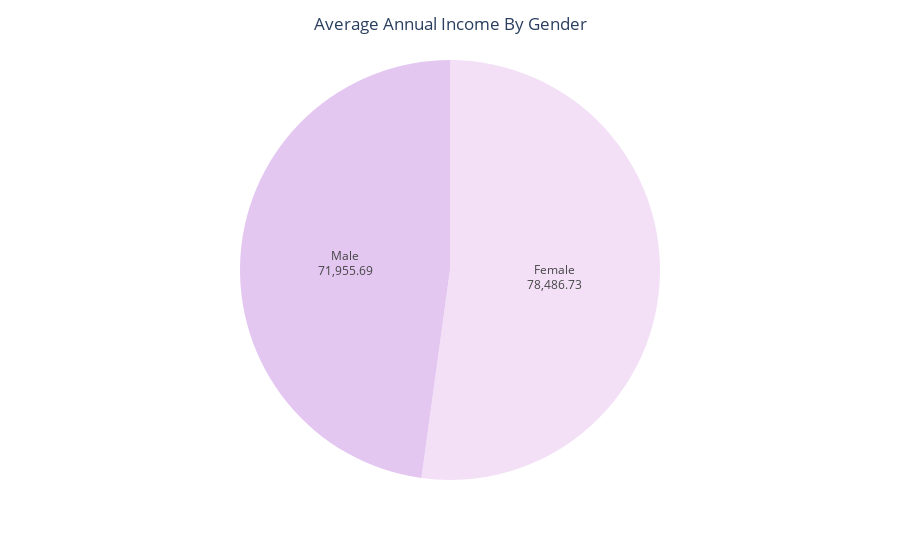

The code cell stored with this chart in its notebook:
### Markdown cell above
### Annual Income of Employees

### Code cell
gender_income = round(12 * df_train.groupby('Gender')['MonthlyIncome'].mean(), 2)

fig = px.pie(gender_income, values=gender_income.values, names=gender_income.index, 
             color_discrete_sequence=px.colors.sequential.Purp)

fig.update_traces(textposition='inside', textinfo='label+value', rotation=0)
fig.update_layout(showlegend=False, title_text='Average Annual Income By Gender', title_x=0.5)
fig.show()

### Figure 1 — Plotly figure (JSON) as saved in the notebook; plotly's stock layout.template omitted (floating-point values rounded to 4 significant figures)
{"data": [{"domain": {"x": [0.0, 1.0], "y": [0.0, 1.0]}, "hovertemplate": "Gender=%{label}<br>value=%{value}<extra></extra>", "labels": ["Female", "Male"], "legendgroup": "", "name": "", "rotation": 0, "showlegend": true, "textinfo": "label+value", "textposition": "inside", "type": "pie", "values": [78490.0, 71960.0]}], "layout": {"legend": {"tracegroupgap": 0}, "margin": {"t": 60}, "piecolorway": ["rgb(243, 224, 247)", "rgb(228, 199, 241)", "rgb(209, 175, 232)", "rgb(185, 152, 221)", "rgb(159, 130, 206)", "rgb(130, 109, 186)", "rgb(99, 88, 159)"], "showlegend": false, "title": {"text": "Average Annual Income By Gender", "x": 0.5}}}
